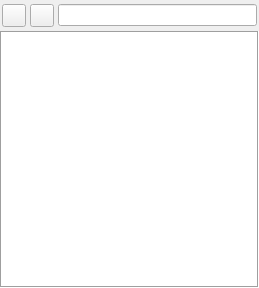
<?xml version="1.0" encoding="UTF-8"?>
<ui version="4.0">
 <class>TreeView</class>
 <widget class="QWidget" name="TreeView">
  <property name="geometry">
   <rect>
    <x>0</x>
    <y>0</y>
    <width>259</width>
    <height>288</height>
   </rect>
  </property>
  <property name="windowTitle">
   <string notr="true">Form</string>
  </property>
  <layout class="QVBoxLayout">
   <property name="spacing">
    <number>0</number>
   </property>
   <property name="leftMargin">
    <number>0</number>
   </property>
   <property name="topMargin">
    <number>0</number>
   </property>
   <property name="rightMargin">
    <number>0</number>
   </property>
   <property name="bottomMargin">
    <number>0</number>
   </property>
   <item>
    <widget class="QFrame" name="searchFilterFrame">
     <layout class="QHBoxLayout" name="searchFilterBarLayout">
      <property name="spacing">
       <number>4</number>
      </property>
      <property name="leftMargin">
       <number>2</number>
      </property>
      <property name="topMargin">
       <number>4</number>
      </property>
      <property name="rightMargin">
       <number>2</number>
      </property>
      <property name="bottomMargin">
       <number>4</number>
      </property>
      <item>
       <widget class="QToolButton" name="btnMode"/>
      </item>
      <item>
       <widget class="QToolButton" name="btnNew">
        <property name="text">
         <string notr="true"/>
        </property>
        <property name="icon">
         <iconset resource="../icons/light/resources/light.qrc">
          <normaloff>:/icons/plus.svg</normaloff>:/icons/plus.svg</iconset>
        </property>
       </widget>
      </item>
      <item>
       <widget class="HomeCompa::Flibrary::ModeLineEdit" name="value">
        <property name="sizePolicy">
         <sizepolicy hsizetype="Preferred" vsizetype="Fixed">
          <horstretch>0</horstretch>
          <verstretch>0</verstretch>
         </sizepolicy>
        </property>
        <property name="font">
         <font>
          <pointsize>9</pointsize>
         </font>
        </property>
        <property name="clearButtonEnabled">
         <bool>true</bool>
        </property>
       </widget>
      </item>
     </layout>
    </widget>
   </item>
   <item>
    <widget class="QFrame" name="treeViewFrame">
     <layout class="QVBoxLayout" name="_3">
      <property name="spacing">
       <number>0</number>
      </property>
      <property name="leftMargin">
       <number>0</number>
      </property>
      <property name="topMargin">
       <number>0</number>
      </property>
      <property name="rightMargin">
       <number>0</number>
      </property>
      <property name="bottomMargin">
       <number>0</number>
      </property>
      <item>
       <widget class="HomeCompa::Flibrary::CustomTreeView" name="treeView">
        <property name="contextMenuPolicy">
         <enum>Qt::ContextMenuPolicy::CustomContextMenu</enum>
        </property>
        <property name="frameShape">
         <enum>QFrame::Shape::Box</enum>
        </property>
        <property name="verticalScrollBarPolicy">
         <enum>Qt::ScrollBarPolicy::ScrollBarAlwaysOff</enum>
        </property>
        <property name="horizontalScrollBarPolicy">
         <enum>Qt::ScrollBarPolicy::ScrollBarAlwaysOff</enum>
        </property>
        <property name="selectionMode">
         <enum>QAbstractItemView::SelectionMode::ExtendedSelection</enum>
        </property>
        <property name="autoExpandDelay">
         <number>0</number>
        </property>
        <property name="uniformRowHeights">
         <bool>true</bool>
        </property>
        <property name="animated">
         <bool>true</bool>
        </property>
        <attribute name="headerMinimumSectionSize">
         <number>10</number>
        </attribute>
        <attribute name="headerStretchLastSection">
         <bool>false</bool>
        </attribute>
       </widget>
      </item>
     </layout>
    </widget>
   </item>
  </layout>
 </widget>
 <customwidgets>
  <customwidget>
   <class>HomeCompa::Flibrary::CustomTreeView</class>
   <extends>QTreeView</extends>
   <header>widgets/TreeView.h</header>
  </customwidget>
  <customwidget>
   <class>HomeCompa::Flibrary::ModeLineEdit</class>
   <extends>QLineEdit</extends>
   <header>widgets/ModeLineEdit.h</header>
  </customwidget>
 </customwidgets>
 <resources>
  <include location="../icons/light/resources/light.qrc"/>
 </resources>
 <connections/>
</ui>
